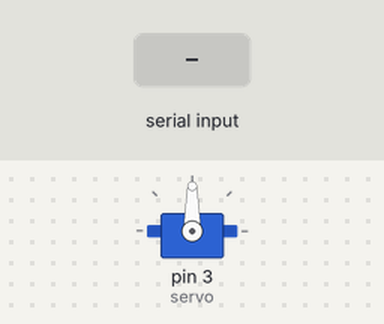
A sketch run on a simulated Arduino Uno, built with avr-gcc and run on an emulated ATmega328P. Parts: servo. The test bench sets the inputs (shaded band).

Above: at 1.2 s.
1.3 s: "1" received over Serial
At 2.4 s:
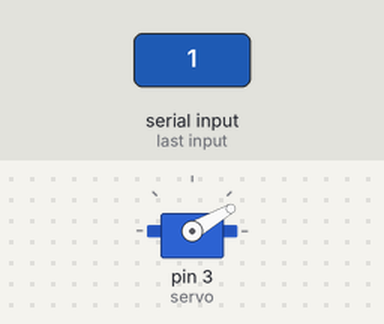
2.8 s: "0" received over Serial
At 3.5 s:
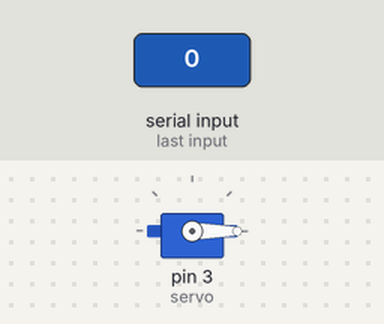
Timing chart, 0 to 5.8 s (numbered marks = the images above; inputs shaded):
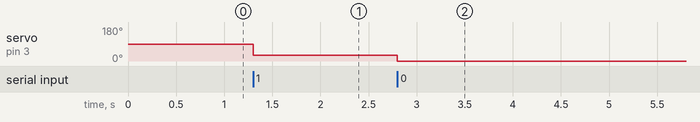

Measured:
- after the input at 1.3 s, servo on pin 3 (servo): 90° → 30° at once
- after the input at 2.8 s, servo on pin 3 (servo): 30° → 0° at once

The sketch:

servo_motor_example.ino
```cpp
#include<Servo.h>
Servo servo;
int value = 0;

void setup() {
  servo.attach(3);
  Serial.begin(9600);
}

void loop() {
  if(Serial.available())
  {
    char in_data;
    in_data = Serial.read();
    if(in_data == '1')
    {
      value += 30;
      if(value == 210)
        value = 0;
    }
    else
      value = 0;

    servo.write(value);
  }
}
```
